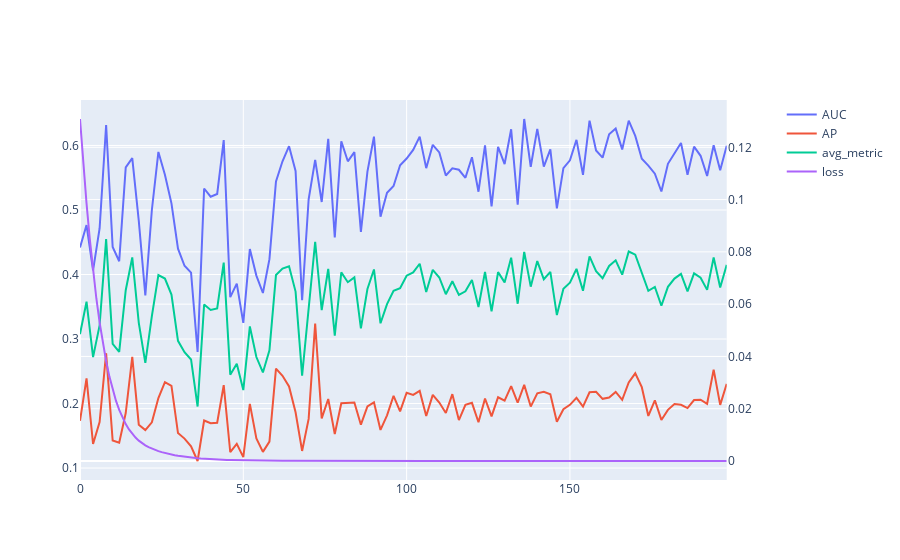

Notebook code cell kept with this figure:
### Code cell
train_loss, eval_result = loss_and_eval_results(model_result_root_dir, model_eval_freq)
